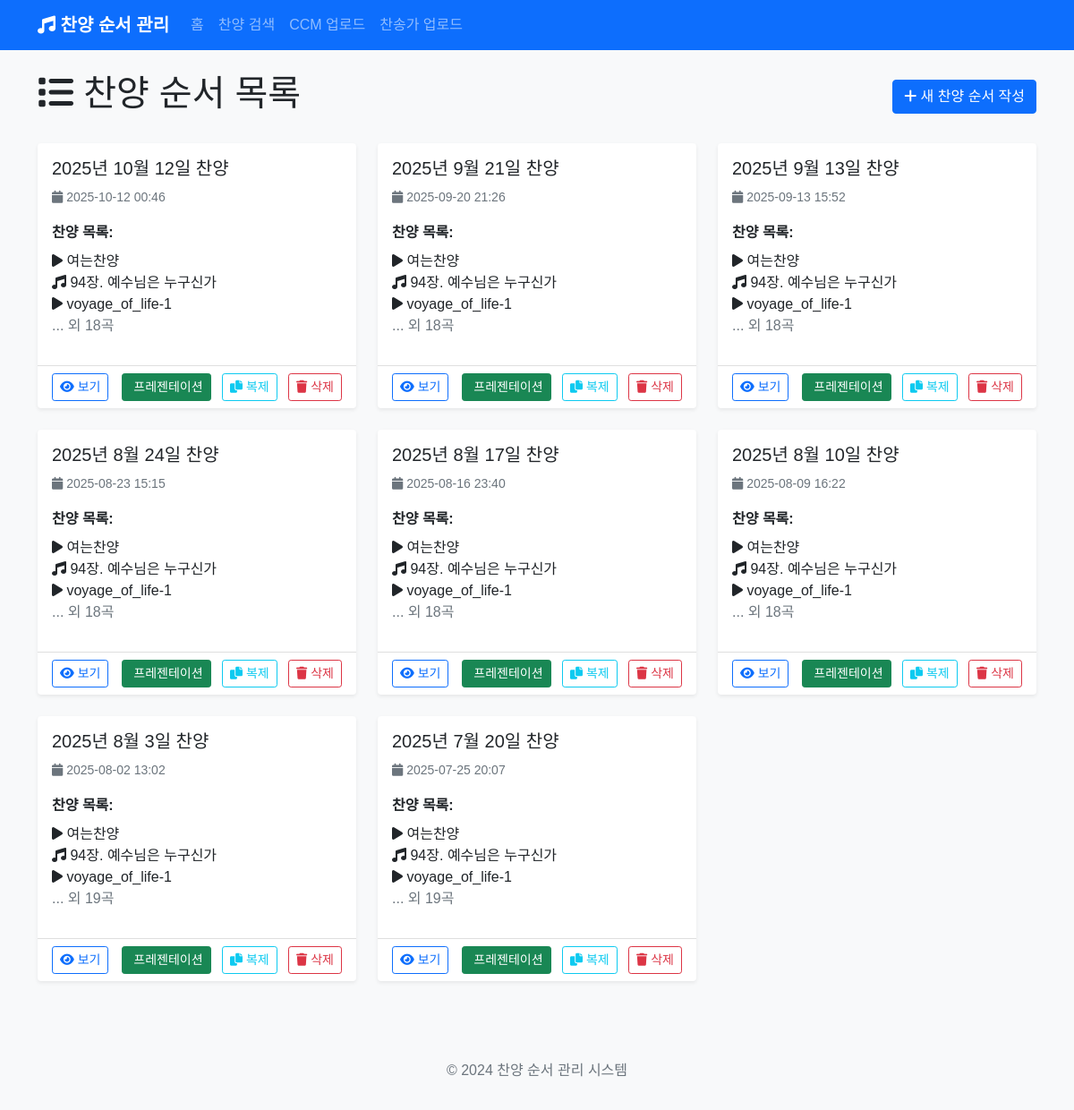
The page / on the database its author committed.
### app.py (models this page shows)
class PraisePost(db.Model):
    id = db.Column(db.Integer, primary_key=True)
    title = db.Column(db.String(200), nullable=False)
    content = db.Column(db.Text, nullable=False)
    created_at = db.Column(db.DateTime, default=datetime.utcnow)
    songs = db.relationship('Song', backref='praise_post', lazy=True, cascade='all, delete-orphan')
    background_image = db.Column(db.String(500))  # 전체 배경 이미지
    parallax_image = db.Column(db.String(500))  # 패럴랙스 배경 이미지

class Song(db.Model):
    id = db.Column(db.Integer, primary_key=True)
    title = db.Column(db.String(200), nullable=False)
    song_type = db.Column(db.String(50), nullable=False)  # 'hymn', 'ccm', 'section', 'media'
    hymn_number = db.Column(db.String(10))  # 찬송가 번호
    lyrics = db.Column(db.Text)  # 가사
    order = db.Column(db.Integer, nullable=False)
    praise_post_id = db.Column(db.Integer, db.ForeignKey('praise_post.id'), nullable=False)
    section_title = db.Column(db.String(200))  # 섹션 제목 (예: 찬양순서1)
    media_type = db.Column(db.String(50))  # 'image', 'video'
    media_url = db.Column(db.String(500))  # 미디어 파일 경로
    background_image = db.Column(db.String(500))  # 배경 이미지

### app.py (the view)
@app.route('/')
def index():
    posts = PraisePost.query.order_by(PraisePost.created_at.desc()).all()
    return render_template('index.html', posts=posts)

### templates/index.html (shortened to what this page needs)
{% extends "base.html" %}
{% block content %}
<div class="row">
    <div class="col-12">
        <div class="d-flex justify-content-between align-items-center mb-4">
            <h1><i class="fas fa-list"></i> 찬양 순서 목록</h1>
            <a href="{{ url_for('new_post') }}" class="btn btn-primary">
                <i class="fas fa-plus"></i> 새 찬양 순서 작성
            </a>
        </div>
    </div>
</div>
{% if posts %}
<div class="row">
    {% for post in posts %}
    <div class="col-md-6 col-lg-4 mb-4">
        <div class="card h-100 shadow-sm">
            <div class="card-body">
                <h5 class="card-title">{{ post.title }}</h5>
                <p class="card-text text-muted">
                    <small>
                        <i class="fas fa-calendar"></i> {{ post.created_at.strftime('%Y-%m-%d %H:%M') }}
                    </small>
                </p>
                <div class="mb-3">
                    <strong>찬양 목록:</strong>
                    <ul class="list-unstyled mt-2">
                        {% for song in post.songs[:3] %}
                        <li>
                            <i class="fas fa-{{ 'music' if song.song_type == 'hymn' else 'play' }}"></i>
                            {% if song.song_type == 'hymn' %}
                                {{ song.hymn_number }}장. {{ song.title }}
                            {% else %}
                                {{ song.title }}
                            {% endif %}
                        </li>
                        {% endfor %}
                        {% if post.songs|length > 3 %}
                        <li class="text-muted">... 외 {{ post.songs|length - 3 }}곡</li>
                        {% endif %}
                    </ul>
                </div>
            </div>
            <div class="card-footer bg-transparent">
                <div class="d-flex justify-content-between align-items-center">
                    <div>
                        <a href="{{ url_for('view_post', post_id=post.id) }}" class="btn btn-outline-primary btn-sm">
                            <i class="fas fa-eye"></i> 보기
                        </a>
                    </div>
                    <div>
                        <a href="{{ url_for('presentation', post_id=post.id) }}" class="btn btn-success btn-sm me-2" target="_blank">
                             프레젠테이션
                        </a>
                        <button type="button" class="btn btn-outline-info btn-sm me-2" onclick="duplicatePost({{ post.id }}, '{{ post.title }}')" title="복제하기">
                            <i class="fas fa-copy"></i> 복제
                        </button>
                        <button type="button" class="btn btn-outline-danger btn-sm" onclick="confirmDelete({{ post.id }}, '{{ post.title }}')">
                            <i class="fas fa-trash"></i> 삭제
                        </button>
                    </div>
                </div>
            </div>
        </div>
    </div>
    {% endfor %}
</div>
{% endif %}
{% endblock %}

### static/css/style.css (style rules this page uses)
body { font-family: 'Noto Sans KR', sans-serif; background-color: #f8f9fa; }
.card { border: none; box-shadow: 0 0.125rem 0.25rem rgba(0, 0, 0, 0.075); transition: box-shadow 0.15s ease-in-out; }
.btn { transition: all 0.15s ease-in-out; }

### rows shown on the page
PraisePost: title "2025년 10월 12일 찬양", created_at "2025-10-12 00:46", songs|length "18"
Song: title "여는찬양"
Song: hymn_number "94", title "예수님은 누구신가"
Song: title "voyage_of_life-1"
PraisePost: title "2025년 9월 21일 찬양", created_at "2025-09-20 21:26", songs|length "18"
Song: title "여는찬양"
Song: hymn_number "94", title "예수님은 누구신가"
Song: title "voyage_of_life-1"
PraisePost: title "2025년 9월 13일 찬양", created_at "2025-09-13 15:52", songs|length "18"
Song: title "여는찬양"
Song: hymn_number "94", title "예수님은 누구신가"
Song: title "voyage_of_life-1"
PraisePost: title "2025년 8월 24일 찬양", created_at "2025-08-23 15:15", songs|length "18"
Song: title "여는찬양"
Song: hymn_number "94", title "예수님은 누구신가"
Song: title "voyage_of_life-1"
PraisePost: title "2025년 8월 17일 찬양", created_at "2025-08-16 23:40", songs|length "18"
Song: title "여는찬양"
Song: hymn_number "94", title "예수님은 누구신가"
Song: title "voyage_of_life-1"
PraisePost: title "2025년 8월 10일 찬양", created_at "2025-08-09 16:22", songs|length "18"
Song: title "여는찬양"
Song: hymn_number "94", title "예수님은 누구신가"
Song: title "voyage_of_life-1"
PraisePost: title "2025년 8월 3일 찬양", created_at "2025-08-02 13:02", songs|length "19"
Song: title "여는찬양"
Song: hymn_number "94", title "예수님은 누구신가"
Song: title "voyage_of_life-1"
PraisePost: title "2025년 7월 20일 찬양", created_at "2025-07-25 20:07", songs|length "19"
Song: title "여는찬양"
Song: hymn_number "94", title "예수님은 누구신가"
Song: title "voyage_of_life-1"
